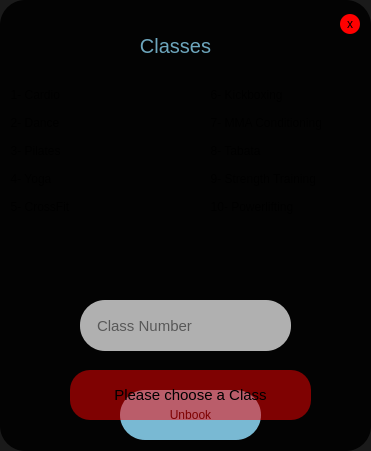
   <widget class="QWidget" name="UnbookClassWidget" native="true">
    <property name="geometry">
     <rect>
      <x>830</x>
      <y>330</y>
      <width>371</width>
      <height>451</height>
     </rect>
    </property>
    <property name="styleSheet">
     <string notr="true">background: none;
background-color: rgba(0,0,0,0.9);
border-radius: 25px;</string>
    </property>
    <widget class="QTextEdit" name="CancelClassTextBox">
     <property name="geometry">
      <rect>
       <x>0</x>
       <y>84</y>
       <width>151</width>
       <height>210</height>
      </rect>
     </property>
     <property name="styleSheet">
      <string notr="true">background: none;
background-color: rgba(0,0,0,0.0);</string>
     </property>
     <property name="readOnly">
      <bool>true</bool>
     </property>
     <property name="html">
      <string>&lt;!DOCTYPE HTML PUBLIC &quot;-//W3C//DTD HTML 4.0//EN&quot; &quot;http://www.w3.org/TR/REC-html40/strict.dtd&quot;&gt;
&lt;html&gt;&lt;head&gt;&lt;meta name=&quot;qrichtext&quot; content=&quot;1&quot; /&gt;&lt;meta charset=&quot;utf-8&quot; /&gt;&lt;style type=&quot;text/css&quot;&gt;
p, li { white-space: pre-wrap; }
hr { height: 1px; border-width: 0; }
li.unchecked::marker { content: &quot;\2610&quot;; }
li.checked::marker { content: &quot;\2612&quot;; }
&lt;/style&gt;&lt;/head&gt;&lt;body style=&quot; font-family:'Segoe UI'; font-size:9pt; font-weight:400; font-style:normal;&quot;&gt;
&lt;p style=&quot; margin-top:0px; margin-bottom:0px; margin-left:0px; margin-right:0px; -qt-block-indent:0; text-indent:0px;&quot;&gt;  1- Cardio&lt;/p&gt;
&lt;p style=&quot;-qt-paragraph-type:empty; margin-top:0px; margin-bottom:0px; margin-left:0px; margin-right:0px; -qt-block-indent:0; text-indent:0px;&quot;&gt;&lt;br /&gt;&lt;/p&gt;
&lt;p style=&quot; margin-top:0px; margin-bottom:0px; margin-left:0px; margin-right:0px; -qt-block-indent:0; text-indent:0px;&quot;&gt;  2- Dance&lt;/p&gt;
&lt;p style=&quot;-qt-paragraph-type:empty; margin-top:0px; margin-bottom:0px; margin-left:0px; margin-right:0px; -qt-block-indent:0; text-indent:0px;&quot;&gt;&lt;br /&gt;&lt;/p&gt;
&lt;p style=&quot; margin-top:0px; margin-bottom:0px; margin-left:0px; margin-right:0px; -qt-block-indent:0; text-indent:0px;&quot;&gt;  3- Pilates&lt;/p&gt;
&lt;p style=&quot;-qt-paragraph-type:empty; margin-top:0px; margin-bottom:0px; margin-left:0px; margin-right:0px; -qt-block-indent:0; text-indent:0px;&quot;&gt;&lt;br /&gt;&lt;/p&gt;
&lt;p style=&quot; margin-top:0px; margin-bottom:0px; margin-left:0px; margin-right:0px; -qt-block-indent:0; text-indent:0px;&quot;&gt;  4- Yoga&lt;/p&gt;
&lt;p style=&quot;-qt-paragraph-type:empty; margin-top:0px; margin-bottom:0px; margin-left:0px; margin-right:0px; -qt-block-indent:0; text-indent:0px;&quot;&gt;&lt;br /&gt;&lt;/p&gt;
&lt;p style=&quot; margin-top:0px; margin-bottom:0px; margin-left:0px; margin-right:0px; -qt-block-indent:0; text-indent:0px;&quot;&gt;  5- CrossFit&lt;/p&gt;
&lt;p style=&quot;-qt-paragraph-type:empty; margin-top:0px; margin-bottom:0px; margin-left:0px; margin-right:0px; -qt-block-indent:0; text-indent:0px;&quot;&gt;&lt;br /&gt;&lt;/p&gt;&lt;/body&gt;&lt;/html&gt;</string>
     </property>
    </widget>
    <widget class="QPushButton" name="ExitUBCButton">
     <property name="geometry">
      <rect>
       <x>340</x>
       <y>14</y>
       <width>20</width>
       <height>20</height>
      </rect>
     </property>
     <property name="styleSheet">
      <string notr="true">QPushButton{
background: none;
background-color: rgb(255, 0, 0);
border-radius: 10px;
}
QPushButton:hover
{
border: 2px solid rgba(250, 250, 250,0.9);
}
</string>
     </property>
     <property name="text">
      <string>x</string>
     </property>
    </widget>
    <widget class="QPushButton" name="ConfirmUnbookButton">
     <property name="geometry">
      <rect>
       <x>120</x>
       <y>390</y>
       <width>141</width>
       <height>50</height>
      </rect>
     </property>
     <property name="styleSheet">
      <string notr="true">QPushButton
{
background: none;
background-color: rgba(135, 206, 235,0.9);
color: black;
border-radius: 25px;
}
QPushButton:hover
{
border: 3px solid rgba(135, 206, 235,0.9);
background-color: rgba(250, 250, 250,0.8);
}</string>
     </property>
     <property name="text">
      <string>Unbook</string>
     </property>
    </widget>
    <widget class="QLabel" name="UnbookClassMsgE">
     <property name="geometry">
      <rect>
       <x>70</x>
       <y>370</y>
       <width>241</width>
       <height>50</height>
      </rect>
     </property>
     <property name="styleSheet">
      <string notr="true">background: none;
font-size: 15px;
background-color: rgba(250, 0, 0, 0.5);
border-radius: 20px;</string>
     </property>
     <property name="text">
      <string>Please choose a Class</string>
     </property>
     <property name="alignment">
      <set>Qt::AlignmentFlag::AlignCenter</set>
     </property>
    </widget>
    <widget class="QLineEdit" name="ClassToCancelTxtBox">
     <property name="geometry">
      <rect>
       <x>80</x>
       <y>300</y>
       <width>211</width>
       <height>51</height>
      </rect>
     </property>
     <property name="styleSheet">
      <string notr="true">background: none;
background-color: rgba(250,250,250,0.7);
padding-left: 15px;
font-size: 15px;
color: black;
border-color:  rgba(135, 206, 235,0.8);</string>
     </property>
     <property name="placeholderText">
      <string>Class Number</string>
     </property>
    </widget>
    <widget class="QTextEdit" name="CancelClassTextBox_2">
     <property name="geometry">
      <rect>
       <x>200</x>
       <y>84</y>
       <width>161</width>
       <height>210</height>
      </rect>
     </property>
     <property name="styleSheet">
      <string notr="true">background: none;
background-color: rgba(0,0,0,0.0);</string>
     </property>
     <property name="readOnly">
      <bool>true</bool>
     </property>
     <property name="html">
      <string>&lt;!DOCTYPE HTML PUBLIC &quot;-//W3C//DTD HTML 4.0//EN&quot; &quot;http://www.w3.org/TR/REC-html40/strict.dtd&quot;&gt;
&lt;html&gt;&lt;head&gt;&lt;meta name=&quot;qrichtext&quot; content=&quot;1&quot; /&gt;&lt;meta charset=&quot;utf-8&quot; /&gt;&lt;style type=&quot;text/css&quot;&gt;
p, li { white-space: pre-wrap; }
hr { height: 1px; border-width: 0; }
li.unchecked::marker { content: &quot;\2610&quot;; }
li.checked::marker { content: &quot;\2612&quot;; }
&lt;/style&gt;&lt;/head&gt;&lt;body style=&quot; font-family:'Segoe UI'; font-size:9pt; font-weight:400; font-style:normal;&quot;&gt;
&lt;p style=&quot; margin-top:0px; margin-bottom:0px; margin-left:0px; margin-right:0px; -qt-block-indent:0; text-indent:0px;&quot;&gt;  6- Kickboxing&lt;/p&gt;
&lt;p style=&quot;-qt-paragraph-type:empty; margin-top:0px; margin-bottom:0px; margin-left:0px; margin-right:0px; -qt-block-indent:0; text-indent:0px;&quot;&gt;&lt;br /&gt;&lt;/p&gt;
&lt;p style=&quot; margin-top:0px; margin-bottom:0px; margin-left:0px; margin-right:0px; -qt-block-indent:0; text-indent:0px;&quot;&gt;  7- MMA Conditioning&lt;/p&gt;
&lt;p style=&quot;-qt-paragraph-type:empty; margin-top:0px; margin-bottom:0px; margin-left:0px; margin-right:0px; -qt-block-indent:0; text-indent:0px;&quot;&gt;&lt;br /&gt;&lt;/p&gt;
&lt;p style=&quot; margin-top:0px; margin-bottom:0px; margin-left:0px; margin-right:0px; -qt-block-indent:0; text-indent:0px;&quot;&gt;  8- Tabata&lt;/p&gt;
&lt;p style=&quot;-qt-paragraph-type:empty; margin-top:0px; margin-bottom:0px; margin-left:0px; margin-right:0px; -qt-block-indent:0; text-indent:0px;&quot;&gt;&lt;br /&gt;&lt;/p&gt;
&lt;p style=&quot; margin-top:0px; margin-bottom:0px; margin-left:0px; margin-right:0px; -qt-block-indent:0; text-indent:0px;&quot;&gt;  9- Strength Training&lt;/p&gt;
&lt;p style=&quot;-qt-paragraph-type:empty; margin-top:0px; margin-bottom:0px; margin-left:0px; margin-right:0px; -qt-block-indent:0; text-indent:0px;&quot;&gt;&lt;br /&gt;&lt;/p&gt;
&lt;p style=&quot; margin-top:0px; margin-bottom:0px; margin-left:0px; margin-right:0px; -qt-block-indent:0; text-indent:0px;&quot;&gt;  10- Powerlifting&lt;/p&gt;&lt;/body&gt;&lt;/html&gt;</string>
     </property>
    </widget>
    <widget class="QLabel" name="label_26">
     <property name="geometry">
      <rect>
       <x>70</x>
       <y>30</y>
       <width>211</width>
       <height>31</height>
      </rect>
     </property>
     <property name="styleSheet">
      <string notr="true">background: none;
font-size: 20px;
color: rgba(135, 206, 235,0.8)</string>
     </property>
     <property name="text">
      <string>Classes</string>
     </property>
     <property name="alignment">
      <set>Qt::AlignmentFlag::AlignCenter</set>
     </property>
    </widget>
   </widget>
